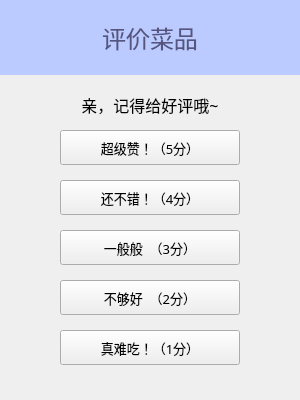
<?xml version="1.0" encoding="UTF-8"?>
<ui version="4.0">
 <class>dcomment</class>
 <widget class="QWidget" name="dcomment">
  <property name="geometry">
   <rect>
    <x>0</x>
    <y>0</y>
    <width>300</width>
    <height>400</height>
   </rect>
  </property>
  <property name="windowTitle">
   <string>Form</string>
  </property>
  <widget class="QLabel" name="label">
   <property name="geometry">
    <rect>
     <x>0</x>
     <y>0</y>
     <width>300</width>
     <height>75</height>
    </rect>
   </property>
   <property name="font">
    <font>
     <family>微软雅黑</family>
     <pointsize>18</pointsize>
    </font>
   </property>
   <property name="styleSheet">
    <string notr="true">background: rgb(188, 203, 255);
	color: rgb(85, 85, 127);</string>
   </property>
   <property name="text">
    <string>评价菜品</string>
   </property>
   <property name="alignment">
    <set>Qt::AlignCenter</set>
   </property>
  </widget>
  <widget class="QLabel" name="label_2">
   <property name="geometry">
    <rect>
     <x>0</x>
     <y>90</y>
     <width>300</width>
     <height>30</height>
    </rect>
   </property>
   <property name="font">
    <font>
     <family>微软雅黑</family>
     <pointsize>12</pointsize>
    </font>
   </property>
   <property name="text">
    <string>亲，记得给好评哦~</string>
   </property>
   <property name="alignment">
    <set>Qt::AlignCenter</set>
   </property>
  </widget>
  <widget class="QPushButton" name="bComDish5">
   <property name="geometry">
    <rect>
     <x>60</x>
     <y>130</y>
     <width>180</width>
     <height>35</height>
    </rect>
   </property>
   <property name="font">
    <font>
     <family>微软雅黑</family>
     <pointsize>10</pointsize>
    </font>
   </property>
   <property name="text">
    <string>超级赞！（5分）</string>
   </property>
  </widget>
  <widget class="QPushButton" name="bComDish4">
   <property name="geometry">
    <rect>
     <x>60</x>
     <y>180</y>
     <width>180</width>
     <height>35</height>
    </rect>
   </property>
   <property name="font">
    <font>
     <family>微软雅黑</family>
     <pointsize>10</pointsize>
    </font>
   </property>
   <property name="text">
    <string>还不错！（4分）</string>
   </property>
  </widget>
  <widget class="QPushButton" name="bComDish3">
   <property name="geometry">
    <rect>
     <x>60</x>
     <y>230</y>
     <width>180</width>
     <height>35</height>
    </rect>
   </property>
   <property name="font">
    <font>
     <family>微软雅黑</family>
     <pointsize>10</pointsize>
    </font>
   </property>
   <property name="text">
    <string>一般般  （3分）</string>
   </property>
  </widget>
  <widget class="QPushButton" name="bComDish2">
   <property name="geometry">
    <rect>
     <x>60</x>
     <y>280</y>
     <width>180</width>
     <height>35</height>
    </rect>
   </property>
   <property name="font">
    <font>
     <family>微软雅黑</family>
     <pointsize>10</pointsize>
    </font>
   </property>
   <property name="text">
    <string>不够好  （2分）</string>
   </property>
  </widget>
  <widget class="QPushButton" name="bComDish1">
   <property name="geometry">
    <rect>
     <x>60</x>
     <y>330</y>
     <width>180</width>
     <height>35</height>
    </rect>
   </property>
   <property name="font">
    <font>
     <family>微软雅黑</family>
     <pointsize>10</pointsize>
    </font>
   </property>
   <property name="text">
    <string>真难吃！（1分）</string>
   </property>
  </widget>
 </widget>
 <resources/>
 <connections/>
</ui>
